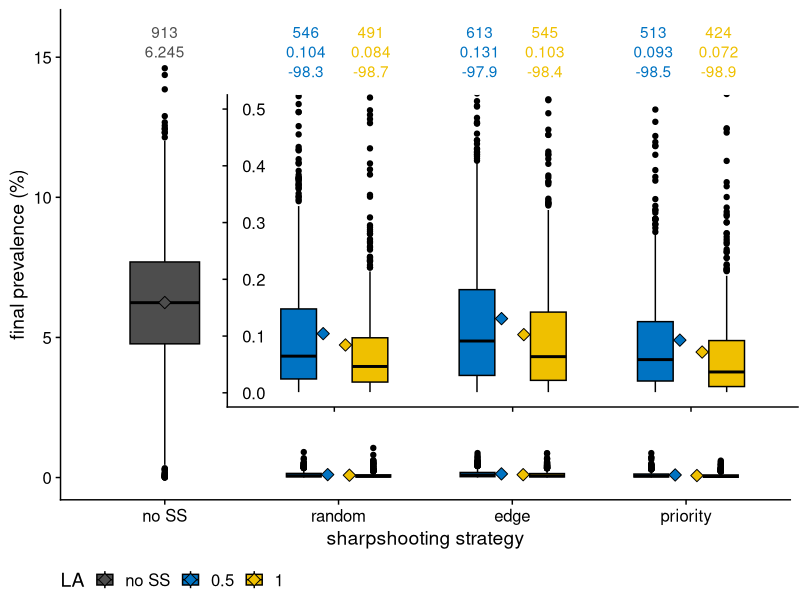
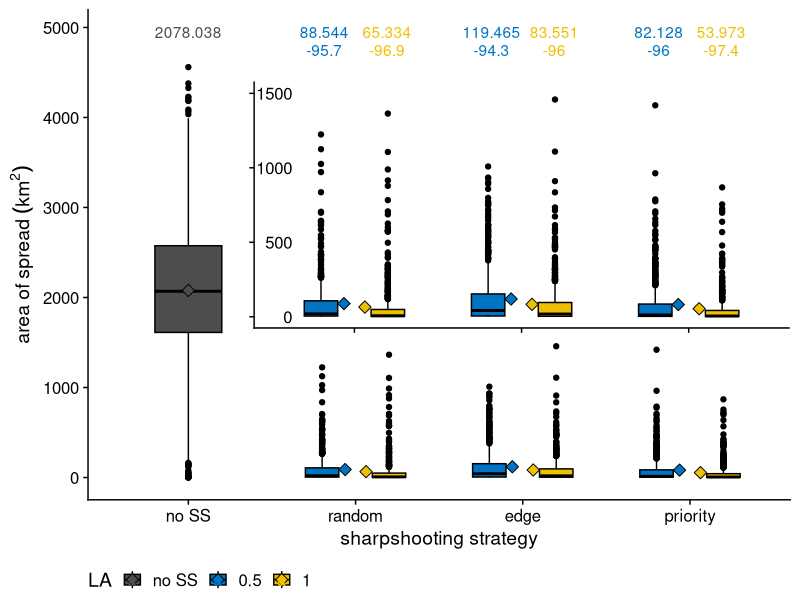
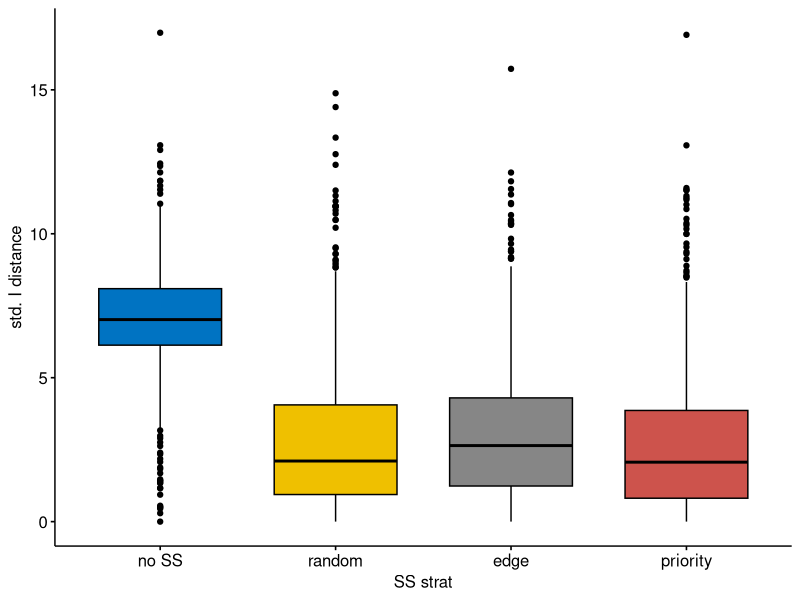
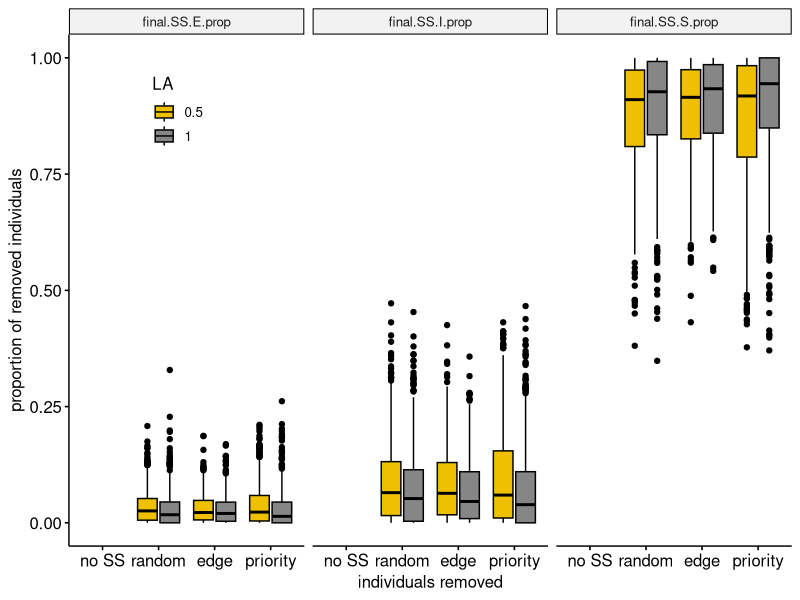
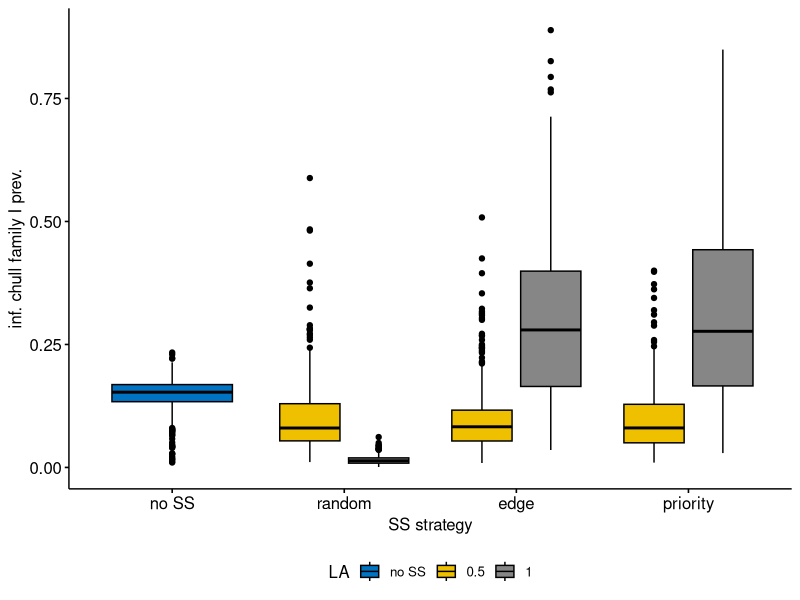
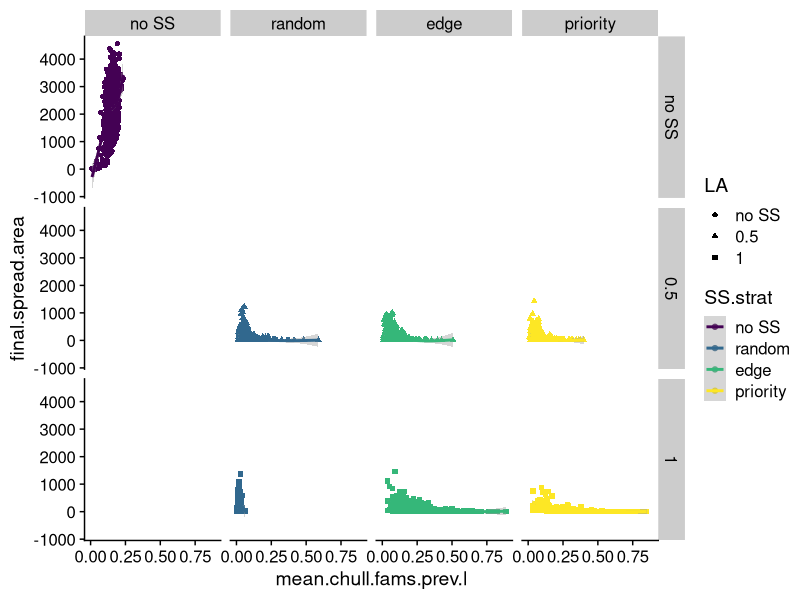
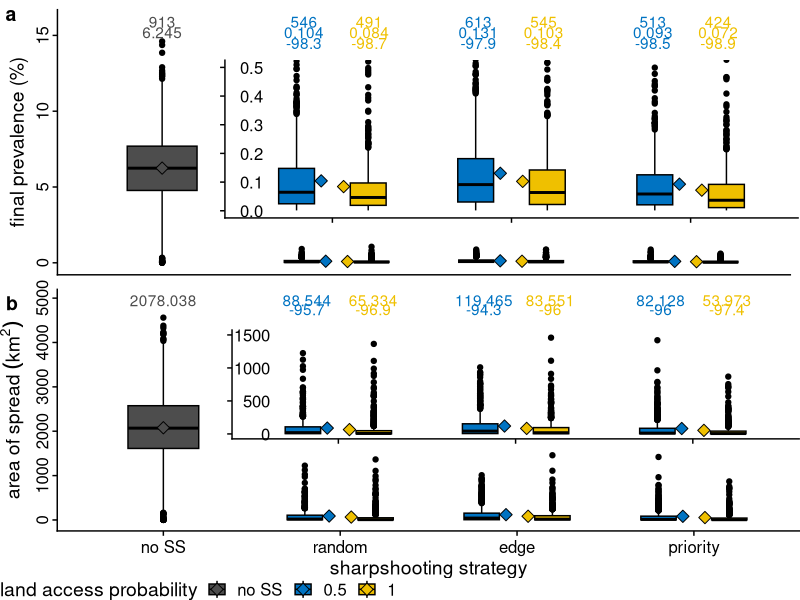
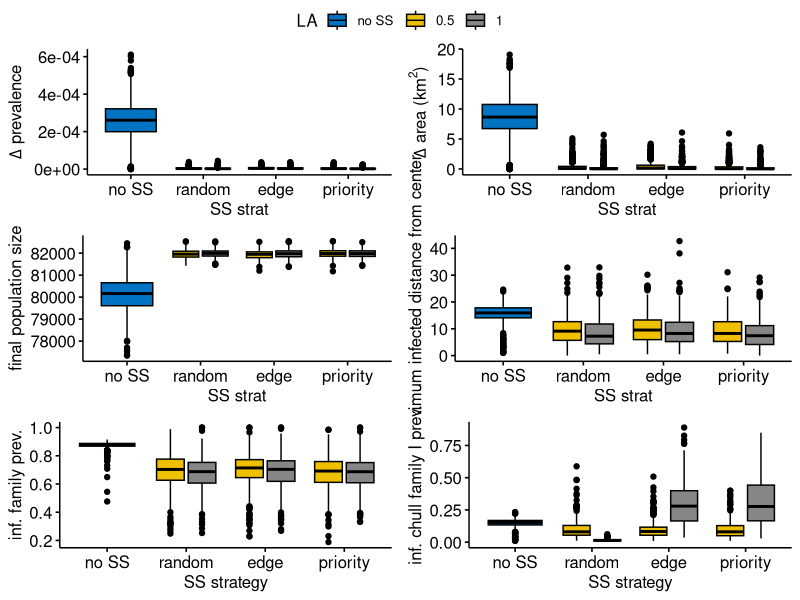

Generate these figures, in order, with R: (Note: this script raises an error after producing the figures.)
library(ggplot2)
library(cowplot)
library(stringr)
library(ggpubr)
library(tidyr)
library(dplyr) 

#read in the data
# setwd("E:/CWD_Modeling/Metapop_Model/Simulation_outputs/LA05/noSS_lowBR")
setwd("~/Desktop/CWD_Modeling")

allSS.LA05.data = read.csv("allSS_LA05_medBR_slowShed_data.csv", header = TRUE)
allSS.LA1.data = read.csv("allSS_LA1_medBR_slowShed_data.csv", header = TRUE)

allSS.LA05.data = subset(allSS.LA05.data, SS.strat != "no SS")
allSS.allLA.data = rbind(allSS.LA05.data, allSS.LA1.data)

allSS.allLA.data.endemic = subset(allSS.allLA.data, final.prev>0)
allSS.allLA.data.endemic$LA[which(allSS.allLA.data.endemic$SS.strat == "no SS")] = "no SS"

allSS.allLA.data.endemic$final.prev.pcent = allSS.allLA.data.endemic$final.prev*100

allSS.allLA.data.endemic$SS.strat = factor(allSS.allLA.data.endemic$SS.strat, levels = c("no SS", "random", "edge", "priority"), 
                                  order = TRUE)

allSS.allLA.data.endemic$LA = factor(allSS.allLA.data.endemic$LA, levels = c("no SS", "0.5", "1"), 
                                           order = TRUE)

#Plots

########################
#Final prevalence
########################
final.prev.aov = aov(final.prev.pcent~SS.strat + LA, data = allSS.allLA.data.endemic)
summary(final.prev.aov)
TukeyHSD(final.prev.aov)
# summary(kruskal.test(final.prev ~ SS.strat + LA, data = allSS.allLA.data.endemic))

fp.means = aggregate(allSS.allLA.data.endemic, final.prev.pcent~SS.strat + LA, mean)
pcent.change = NA
for(i in 2:7){
  pcent.change[i] = (fp.means[i,3] - fp.means[1,3])/fp.means[1,3]*100
}

fp.means$pcent.change = pcent.change

endemic.counts = as.data.frame(table(allSS.allLA.data.endemic$SS.strat, allSS.allLA.data.endemic$LA))
names(endemic.counts) = c("SS.strat", "LA", "count")
endemic.counts = subset(endemic.counts, count > 0)

fp.plot = ggboxplot(allSS.allLA.data.endemic, x = "SS.strat", y = "final.prev.pcent", 
                    color = "black", fill = "LA", palette = "jco", width = 0.4) + 
  # stat_compare_means(comparisons = my_comparisons, label="p.signif") + 
  theme_cowplot() +
  ylab("final prevalence (%)") + xlab("sharpshooting strategy") + theme(legend.position = "bottom") + 
  geom_point(data = fp.means, aes(x = SS.strat, y = final.prev.pcent, fill = LA), shape = 23, size = 3, position = position_dodge(width = 0.25)) +
  geom_text(data = endemic.counts, aes(x = SS.strat, y = 15.9, col = LA, label = count), position = position_dodge(width = .75), show.legend = FALSE) +
  geom_text(data = fp.means, aes(x = SS.strat, y = 15.2, col = LA, label = round(final.prev.pcent, 3)), position = position_dodge(width = 0.75), show.legend = FALSE) +
  geom_text(data = fp.means, aes(x = SS.strat, y = 14.5, col = LA, label = round(pcent.change, 1)), position = position_dodge(width = .75), show.legend = FALSE) +
  scale_fill_manual(values = c("grey30", "#0073C2FF", "#EFC000FF")) +
  scale_color_manual(values = c("grey30", "#0073C2FF", "#EFC000FF"))

allSS.allLA.data.endemic.sub = subset(allSS.allLA.data.endemic, SS.strat != "no SS")
fp.means.sub = subset(fp.means, SS.strat != "no SS")
allSS.allLA.data.endemic.sub$SS.strat = factor(allSS.allLA.data.endemic.sub$SS.strat, levels = c("random", "edge", "priority"), 
                                              order = TRUE)
fp.plot.inset = ggboxplot(allSS.allLA.data.endemic.sub, x = "SS.strat", y = "final.prev.pcent", 
                          color = "black", fill = "LA", palette = "jco", width = 0.4) + 
  # stat_compare_means(comparisons = my_comparisons, label="p.signif") + 
  theme_cowplot() +
  ylab("final prevalence %") + xlab("SS strategy") + theme(legend.position = "none") + 
  geom_point(data = fp.means.sub, aes(x = SS.strat, y = final.prev.pcent, fill = LA), shape = 23, size = 3, position = position_dodge(width = 0.25)) +
  coord_cartesian(ylim = c(-0, 0.5)) +
  theme(axis.title = element_blank(), axis.text.x = element_blank(),
        axis.text.y = element_text(margin = margin(l = 5, r = -31))) +
  scale_fill_manual(values = c("#0073C2FF", "#EFC000FF")) +
  scale_color_manual(values = c("#0073C2FF", "#EFC000FF"))


fp.plot2 = fp.plot +
  draw_plot(fp.plot.inset, x = 1.35, y = 2, width = 3.35, height = 12.0)

fp.plot2
#########################
#final spread area
#########################
sa.means = aggregate(allSS.allLA.data.endemic, final.spread.area~SS.strat + LA, mean)
pcent.change = NA
for(i in 2:7){
  pcent.change[i] = (sa.means[i,3]-sa.means[1,3])/sa.means[1,3]*100
}

sa.means$pcent.change = pcent.change

sa.plot = ggboxplot(allSS.allLA.data.endemic, x = "SS.strat", y = "final.spread.area", 
                    color = "black", fill = "LA", palette = "jco", width = 0.4) + 
  # stat_compare_means(comparisons = my_comparisons, label="p.signif") + 
  theme_cowplot() +
  ylab(bquote('area of spread '(km^2))) + xlab("sharpshooting strategy") + theme(legend.position = "bottom") + 
  geom_point(data = sa.means, aes(x = SS.strat, y = final.spread.area, fill = LA), shape = 23, size = 3, position = position_dodge(width = 0.25)) +
  geom_text(data = sa.means, aes(x = SS.strat, y = 4950, col = LA, label = round(final.spread.area, 3)), position = position_dodge(width = 0.75), show.legend = NA) +
  geom_text(data = sa.means, aes(x = SS.strat, y = 4750, col = LA, label = round(pcent.change, 1)), position = position_dodge(width = .75), show.legend = NA) +
  scale_fill_manual(values = c("grey30", "#0073C2FF", "#EFC000FF")) +
  scale_color_manual(values = c("grey30", "#0073C2FF", "#EFC000FF"))

sa.means.sub = subset(sa.means, SS.strat != "no SS")

sa.plot.inset = ggboxplot(allSS.allLA.data.endemic.sub, x = "SS.strat", y = "final.spread.area", 
                          color = "black", fill = "LA", palette = "jco", width = 0.4) + 
  # stat_compare_means(comparisons = my_comparisons, label="p.signif") + 
  theme_cowplot() +
  ylab("final prevalence %") + xlab("SS strategy") + theme(legend.position = "none") + 
  geom_point(data = sa.means.sub, aes(x = SS.strat, y = final.spread.area, fill = LA), shape = 23, size = 3, position = position_dodge(width = 0.25)) +
  coord_cartesian(ylim = c(0, 1500)) +
  theme(axis.title = element_blank(), axis.text.x = element_blank(),
        axis.text.y = element_text(margin = margin(l = 5, r = -31))) +
  scale_fill_manual(values = c("#0073C2FF", "#EFC000FF")) +
  scale_color_manual(values = c("#0073C2FF", "#EFC000FF"))


sa.plot2 = sa.plot +
  draw_plot(sa.plot.inset, x = 1.3, y = 1500, width = 3.35, height = 3000.0)

sa.plot2
##################
#prev rate
##################
pr.plot = ggboxplot(allSS.allLA.data.endemic, x = "SS.strat", y = "mean.prev.rate",
                    color = "black", fill = "LA", palette = "jco") + 
  # stat_compare_means(comparisons = my_comparisons, label="p.signif") + theme_cowplot() +
  ylab(expression(Delta * " prevalence")) + xlab("SS strat") + 
  theme(legend.position = "none")

##################
#spread rate
##################
sr.plot = ggboxplot(allSS.allLA.data.endemic, x = "SS.strat", y = "spread.area.rate",
                    color = "black", fill = "LA", palette = "jco") + 
  # stat_compare_means(comparisons = my_comparisons, label="p.signif") + theme_cowplot() +
  ylab(expression(Delta * " area (km" ^ 2*")")) + xlab("SS strat") + 
  theme(legend.position = "none")

##################
#final population size
##################
finalpop.plot = ggboxplot(allSS.allLA.data.endemic, x = "SS.strat", y = "final.pop",
                          color = "black", fill = "LA", palette = "jco") + 
  # stat_compare_means(comparisons = my_comparisons, label="p.signif") + theme_cowplot() +
  ylab("final population size") + xlab("SS strat") + 
  theme(legend.position = "none")

##################
#I distance
##################
ID.plot = ggboxplot(allSS.allLA.data.endemic, x = "SS.strat", y = "mean.I.dist",
                    color = "black", fill = "LA", palette = "jco") + 
  # stat_compare_means(comparisons = my_comparisons, label="p.signif") + theme_cowplot() +
  ylab("maximum infected distance from center") + xlab("SS strat") + 
  theme(legend.position = "none")

ggboxplot(allSS.allLA.data.endemic, x = "SS.strat", y = "std.I.dist",
          color = "black", fill = "SS.strat", palette = "jco") + 
  # stat_compare_means(comparisons = my_comparisons, label="p.signif") + theme_cowplot() +
  ylab("std. I distance") + xlab("SS strat") + 
  theme(legend.position = "none")

#######################
#Prop of infected cells
#######################
propinfcell.plot = ggboxplot(allSS.allLA.data.endemic, x = "SS.strat", y = "final.number.I.cells",
                             color = "black", fill = "LA", palette = "jco") + 
  # stat_compare_means(comparisons = my_comparisons, label="p.signif") + theme_cowplot() +
  ylab("number of cells with infected individuals") + xlab("SS strat") + 
  theme(legend.position = "none")

########################################
#boxplots of SS individual proportions
########################################
allSS.allLA.data.endemic.tall = gather(allSS.allLA.data.endemic, key = "SS_group", value = "num_rem", final.SS.S.prop:final.SS.I.prop)

SS.plot = ggboxplot(allSS.allLA.data.endemic.tall, x = "SS.strat", y = "num_rem",
                    color = "black", fill = "LA", palette = c("#EFC000FF", "#868686FF", "#CD534CFF", "#7AA6DCFF")) + 
  # stat_compare_means(comparisons = my_comparisons, label="p.signif") + theme_cowplot() +
  ylab("proportion of removed individuals") + xlab("individuals removed") + 
  theme(legend.position = "inside", legend.position.inside =  c(0.15, 0.85)) + facet_wrap(~SS_group)
SS.plot

##########################################
#Inf. Fam. Prev.
##########################################

inffam.plot = ggboxplot(allSS.allLA.data.endemic, x = "SS.strat", y = "mean.inf.fams.prev",
                        color = "black", fill = "LA", palette = "jco") + 
  # stat_compare_means(comparisons = my_comparisons, label="p.signif") + theme_cowplot() +
  ylab("inf. family prev.") + xlab("SS strategy") + 
  theme(legend.position = "none")

chull.plot = ggboxplot(allSS.allLA.data.endemic, x = "SS.strat", y = "mean.chull.fams.prev",
                       color = "black", fill = "LA", palette = "jco") + 
  # stat_compare_means(comparisons = my_comparisons, label="p.signif") + theme_cowplot() +
  ylab("inf. chull family prev.") + xlab("SS strategy") + 
  theme(legend.position = "none")

chullI.plot = ggboxplot(allSS.allLA.data.endemic, x = "SS.strat", y = "mean.chull.fams.prev.I",
                        color = "black", fill = "LA", palette = "jco") + 
  # stat_compare_means(comparisons = my_comparisons, label="p.signif") + theme_cowplot() +
  ylab("inf. chull family I prev.") + xlab("SS strategy") + 
  theme(legend.position = "bottom")

chullI.plot


###############################################
#Relate the area and local prev.
###############################################
ggplot(allSS.allLA.data.endemic) + geom_point(aes(x = mean.chull.fams.prev.I, y = final.spread.area, color = SS.strat, pch = LA)) +
  facet_grid(LA~SS.strat) + geom_smooth(aes(x = mean.chull.fams.prev.I, y = final.spread.area, color = SS.strat, pch = LA)) + theme_cowplot()


###############################################
#Combine plots
###############################################

ggarrange(fp.plot2 + theme(axis.title.x=element_blank(),
                           axis.text.x=element_blank(),
                           axis.ticks.x=element_blank(),
                           axis.text.y = element_text(angle = 90, vjust = 0, hjust=0.5)) + 
            labs(color = "land access probability", fill = "land access probability"), 
          sa.plot2 + theme(axis.text.y = element_text(angle = 90, vjust = 0, hjust=0.5),
                           plot.margin = unit(c(0,0,0,0), "cm")) , 
          nrow = 2, common.legend = TRUE, legend = "bottom", 
          labels = c("a", "b"))

ggarrange(pr.plot, sr.plot,
          finalpop.plot, ID.plot,
          inffam.plot, chullI.plot, nrow = 3, ncol = 2, common.legend = TRUE)


############################################
#GLM
#############################################
glm.data = allSS.allLA.data.endemic
glm.data$SS.strat = factor(glm.data$SS.strat, ordered = FALSE)

fp.glm = glm(final.prev.pcent ~ SS.strat + LA, data = glm.data, family = "Gamma")
sa.glm = glm(final.spread.area ~ SS.strat, data = glm.data, family = "Gamma")



###############################################
#Anova
###############################################
anova.data = allSS.allLA.data.endemic
levels(anova.data$SS.strat) = c(levels(anova.data$SS.strat))
fp.anova = aov(final.prev.pcent~SS.strat + LA, data = anova.data)
fp.tukey = TukeyHSD(fp.anova)

fp.tukey.df = as.data.frame(fp.tukey$SS.strat)
names(fp.tukey.df)[4] = "padj"
fp.tukey.df = cbind(fp.tukey.df, data.frame(rw = rownames(fp.tukey$SS.strat)))
fp.tukey.df = separate(fp.tukey.df, rw, into = c("var1","var2"), sep = "-", extra = "merge")
fp.tukey.df$var1 = factor(fp.tukey.df$var1, levels = c("no SS", "random", "edge",  "priority"), 
                          order = TRUE)
fp.tukey.df$var2 = factor(fp.tukey.df$var2, levels = c("no SS", "random", "edge", "priority"), 
                          order = TRUE)

fp.tukey.plot = ggplot(fp.tukey.df, aes(x = var1,y = var2, fill = padj^0.2313782))+
  geom_tile() +  scale_fill_gradientn(colours=c("firebrick","goldenrod","black","#996633"),
                                      values=c(0,0.0499,0.05,1)^ 0.2313782,
                                      na.value="white", guide="colourbar",
                                      name="P-value",limits=c(0,1),breaks=c(0,0.05,1)^ 0.2313782, 
                                      labels=c(0,0.05,1)) +
  geom_text(aes(label = round(padj, 3)), color = "white") +
  theme_cowplot() + xlab("strategy 1") + ylab("strategy 2")

fp.tukey.plot
